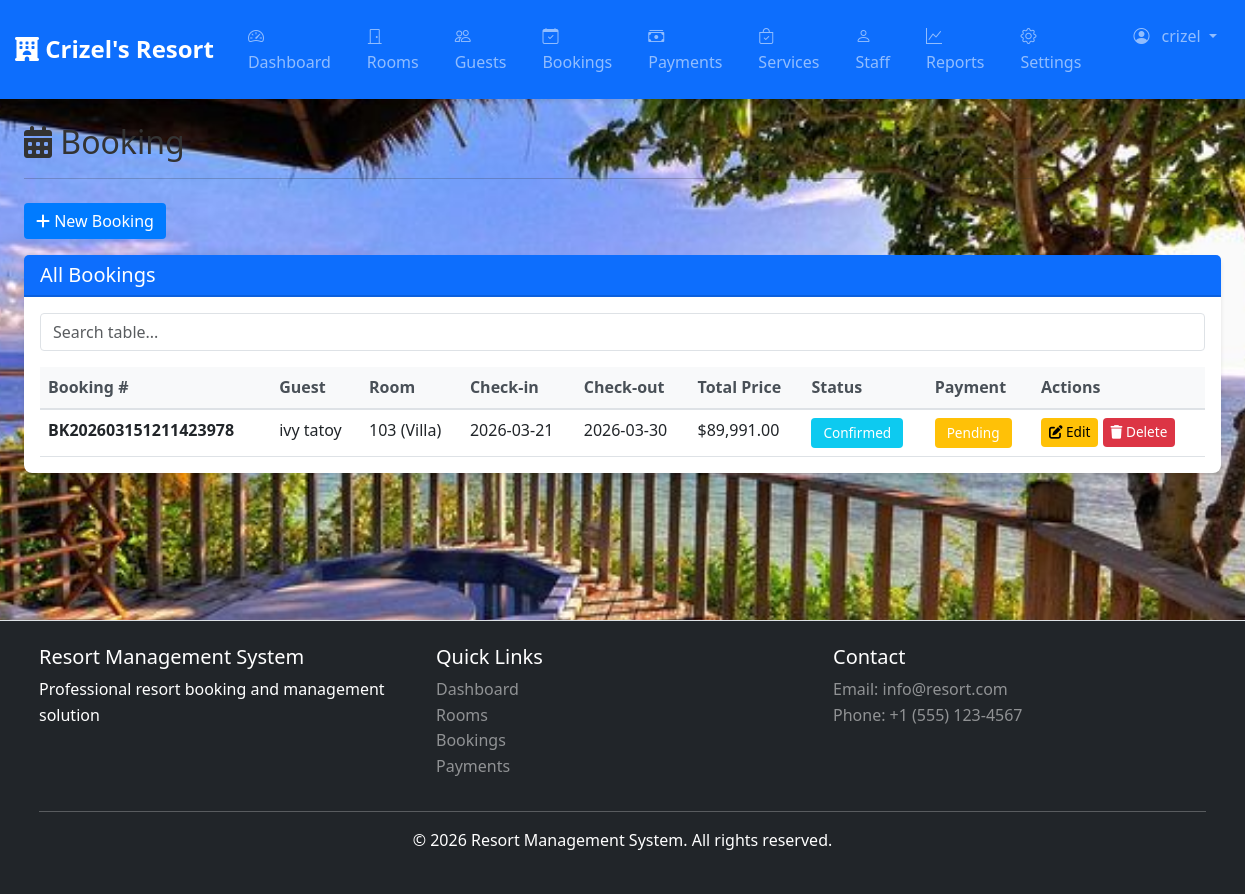
Page /bookings.php (signed in) on the committed database.
### tables this page shows
CREATE TABLE `bookings` (
  `id` int(11) NOT NULL,
  `booking_number` varchar(50) NOT NULL,
  `guest_id` int(11) NOT NULL,
  `room_id` int(11) NOT NULL,
  `check_in_date` date NOT NULL,
  `check_out_date` date NOT NULL,
  `number_of_guests` int(11) NOT NULL,
  `total_price` decimal(10,2) DEFAULT NULL,
  `status` enum('confirmed','checked-in','checked-out','cancelled') DEFAULT 'confirmed',
  `payment_status` enum('pending','paid','refunded') DEFAULT 'pending',
  `special_requests` text DEFAULT NULL,
  `created_at` timestamp NOT NULL DEFAULT current_timestamp(),
  `updated_at` timestamp NOT NULL DEFAULT current_timestamp() ON UPDATE current_timestamp()
);

CREATE TABLE `guests` (
  `id` int(11) NOT NULL,
  `first_name` varchar(100) NOT NULL,
  `last_name` varchar(100) NOT NULL,
  `email` varchar(100) DEFAULT NULL,
  `phone` varchar(20) DEFAULT NULL,
  `address` varchar(255) DEFAULT NULL,
  `city` varchar(100) DEFAULT NULL,
  `country` varchar(100) DEFAULT NULL,
  `id_type` varchar(50) DEFAULT NULL,
  `id_number` varchar(100) DEFAULT NULL,
  `created_at` timestamp NOT NULL DEFAULT current_timestamp(),
  `updated_at` timestamp NOT NULL DEFAULT current_timestamp() ON UPDATE current_timestamp()
);

CREATE TABLE `rooms` (
  `id` int(11) NOT NULL,
  `room_number` varchar(50) NOT NULL,
  `room_type` enum('single','double','suite','deluxe','villa') NOT NULL,
  `capacity` int(11) NOT NULL,
  `price_per_night` decimal(10,2) NOT NULL,
  `description` text DEFAULT NULL,
  `amenities` longtext DEFAULT NULL CHECK (json_valid(`amenities`)),
  `floor` int(11) DEFAULT NULL,
  `status` enum('available','occupied','maintenance') DEFAULT 'available',
  `created_at` timestamp NOT NULL DEFAULT current_timestamp(),
  `updated_at` timestamp NOT NULL DEFAULT current_timestamp() ON UPDATE current_timestamp()
);

### bookings.php (the view, shortened to what this page needs)
<?php
require_once 'config/db.php';
$action = $_GET['action'] ?? 'list';
$bookings = $conn->query("
    SELECT b.*, g.first_name, g.last_name, r.room_number, r.room_type
    FROM bookings b
    JOIN guests g ON b.guest_id = g.id
    JOIN rooms r ON b.room_id = r.id
    ORDER BY b.created_at DESC
");
include 'views/header.php';
?>
<div class="mb-4">
    <h2><i class="fas fa-calendar-alt"></i> Booking</h2>
    <hr>
</div>
<?php if ($action == 'list'): ?>
    <div class="mb-3">
        <a href="bookings.php?action=add" class="btn btn-primary">
            <i class="fas fa-plus"></i> New Booking
        </a>
    </div>
    <div class="card">
        <div class="card-header bg-primary text-white">
            <h5 class="mb-0">All Bookings</h5>
        </div>
        <div class="card-body">
            <div class="table-responsive">
                <table class="table table-hover">
                    <thead class="table-light">
                        <tr>
                            <th>Booking #</th>
                            <th>Guest</th>
                            <th>Room</th>
                            <th>Check-in</th>
                            <th>Check-out</th>
                            <th>Total Price</th>
                            <th>Status</th>
                            <th>Payment</th>
                            <th>Actions</th>
                        </tr>
                    </thead>
                    <tbody>
                        <?php while($book = $bookings->fetch_assoc()): ?>
                        <tr>
                            <td><strong><?php echo $book['booking_number']; ?></strong></td>
                            <td><?php echo $book['first_name'] . ' ' . $book['last_name']; ?></td>
                            <td><?php echo $book['room_number'] . ' (' . ucfirst($book['room_type']) . ')'; ?></td>
                            <td><?php echo date('Y-m-d', strtotime($book['check_in_date'])); ?></td>
                            <td><?php echo date('Y-m-d', strtotime($book['check_out_date'])); ?></td>
                            <td>$<?php echo number_format($book['total_price'], 2); ?></td>
                            <td>
                                <span class="badge bg-<?php echo getStatusColor($book['status']); ?>">
                                    <?php echo ucfirst(str_replace('-', ' ', $book['status'])); ?>
                                </span>
                            </td>
                            <td>
                                <span class="badge bg-<?php echo getPaymentColor($book['payment_status']); ?>">
                                    <?php echo ucfirst($book['payment_status']); ?>
                                </span>
                            </td>
                            <td>
                                <a href="bookings.php?action=edit&id=<?php echo $book['id']; ?>" class="btn btn-sm btn-warning">
                                    <i class="fas fa-edit"></i> Edit
                                </a>
                                <button type="button" class="btn btn-sm btn-danger" onclick="setDeleteBooking(<?php echo $book['id']; ?>, '<?php echo $book['booking_number']; ?>')" data-bs-toggle="modal" data-bs-target="#deleteModal">
                                    <i class="fas fa-trash"></i> Delete
                                </button>
                            </td>
                        </tr>
                        <?php endwhile; ?>
                    </tbody>
                </table>
            </div>
        </div>
    </div>
<?php endif; ?>
<?php include 'views/footer.php'; ?>
<?php
function getStatusColor($status) {
    switch($status) {
        case 'confirmed': return 'info';
    }
}
function getPaymentColor($status) {
    switch($status) {
        case 'pending': return 'warning';
    }
}
?>

### css/style.css (style rules this page uses)
:root { --primary-color: #007bff; --secondary-color: #6c757d; --success-color: #28a745; --danger-color: #dc3545; --warning-color: #ffc107; --info-color: #17a2b8; }
* { margin: 0; padding: 0; box-sizing: border-box; }
body { font-family: 'Segoe UI', Tahoma, Geneva, Verdana, sans-serif; background-image: url('../resort.jpg'); background-attachment: fixed; background-size: cover; background-position: center; background-repeat: no-repeat; color: #333; line-height: 1.6; }
.card { border: none; box-shadow: 0 0.125rem 0.25rem rgba(0, 0, 0, 0.1); margin-bottom: 1.5rem; transition: transform 0.3s ease, box-shadow 0.3s ease; border-radius: 0.5rem; }
.card-header { border-bottom: 2px solid rgba(0, 0, 0, 0.125); font-weight: 600; }
.table { margin-bottom: 0; }
.table-light { background-color: #f8f9fa; }
.table th { font-weight: 600; border-bottom: 2px solid #dee2e6; color: #495057; }
.btn { border-radius: 0.25rem; font-weight: 500; transition: all 0.3s ease; border: none; }
.btn-primary { background-color: var(--primary-color); }
.btn-sm { padding: 0.25rem 0.5rem; font-size: 0.85rem; }
.badge { padding: 0.5rem 0.75rem; border-radius: 0.25rem; font-weight: 500; font-size: 0.85rem; }
.alert, .card { animation: fadeIn 0.3s ease; }
.mb-4 { margin-bottom: 1.5rem !important; }
.mb-3 { margin-bottom: 1rem !important; }

### rows in the picture
bookings: booking_number "BK202603151211423978", guest.first_name "ivy", guest.last_name "tatoy", room.room_number "103", room.room_type "Villa", check_in_date "2026-03-21", check_out_date "2026-03-30", total_price "89,991.00", status "Confirmed", payment_status "Pending"

### other values in the picture
$_SESSION['user_name'] "crizel"
